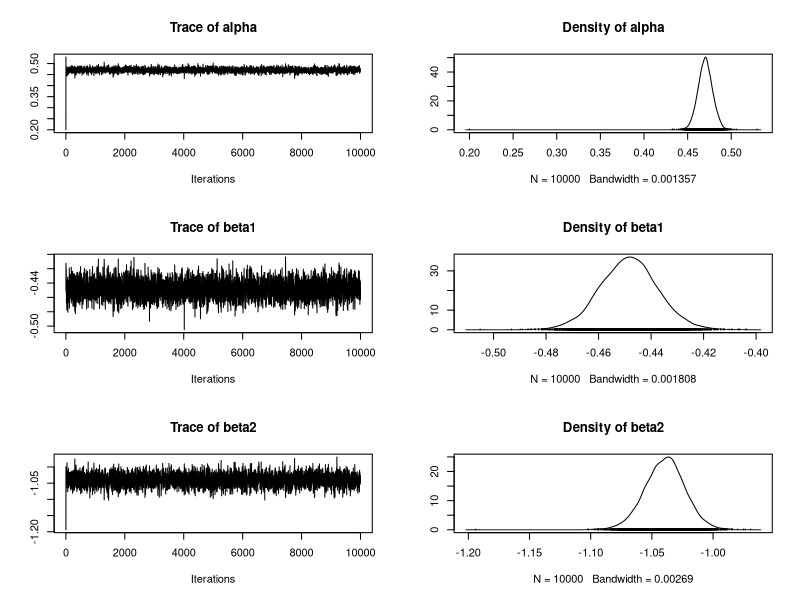
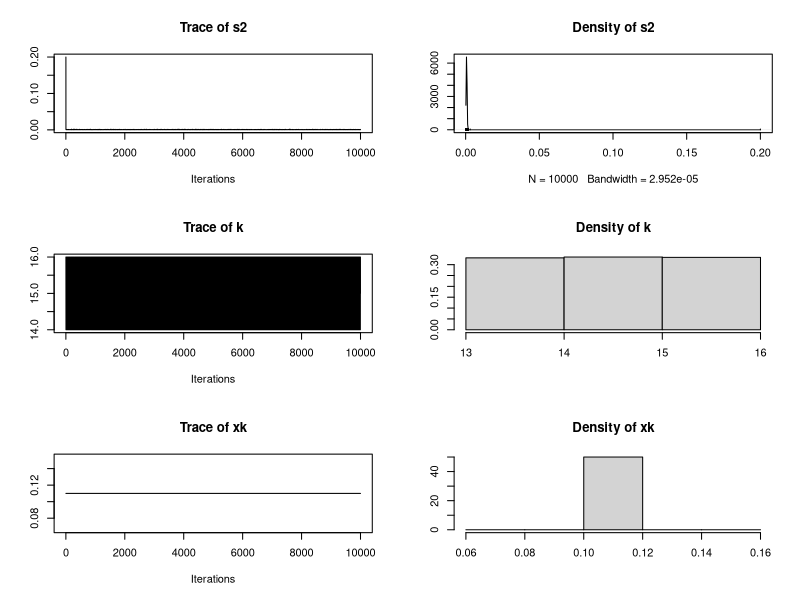
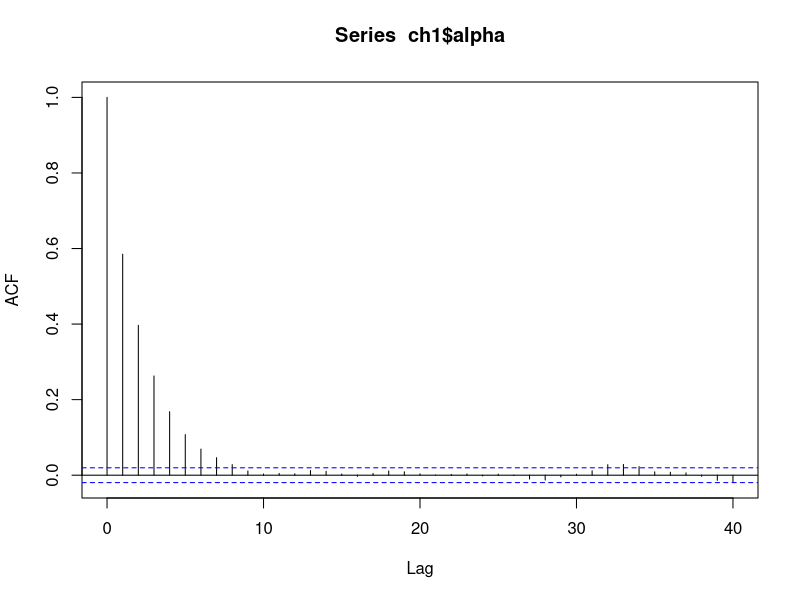
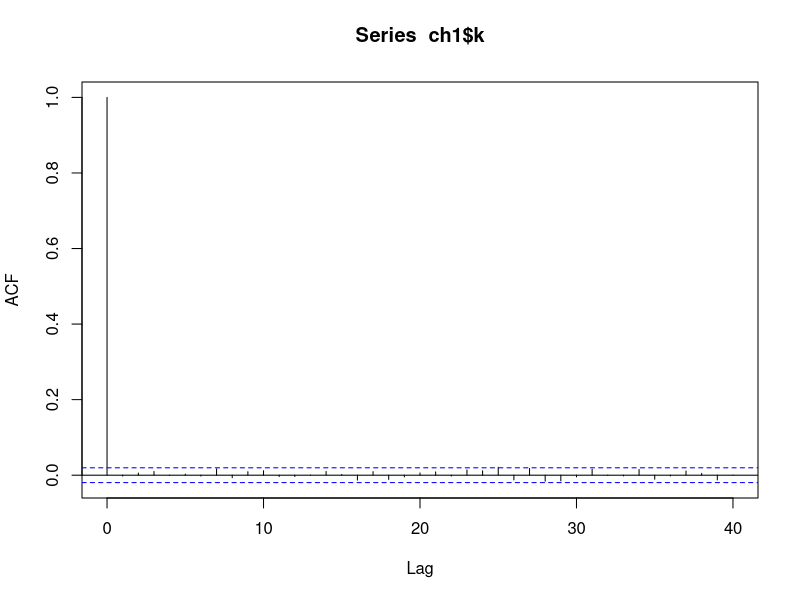
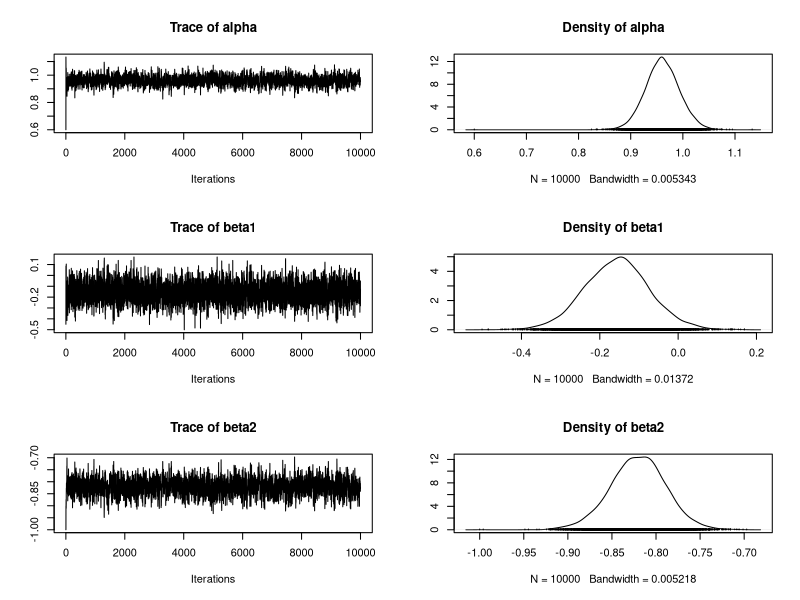
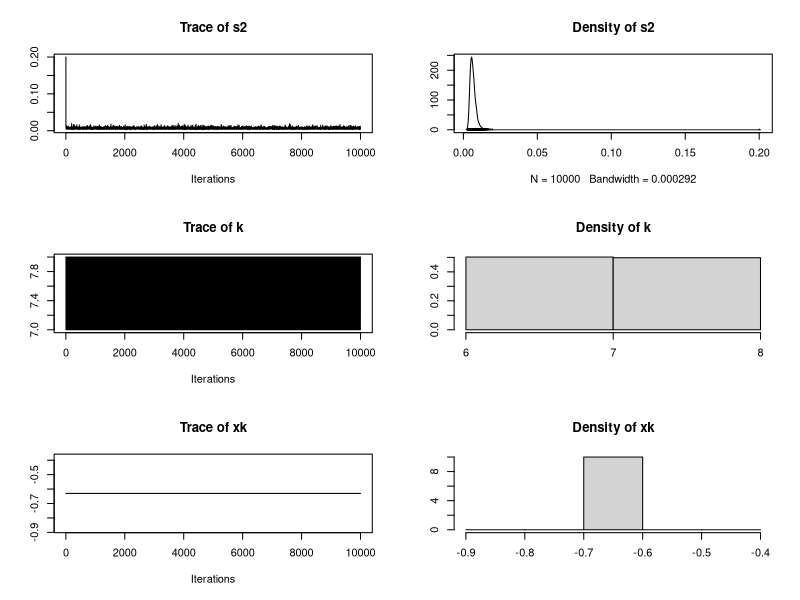
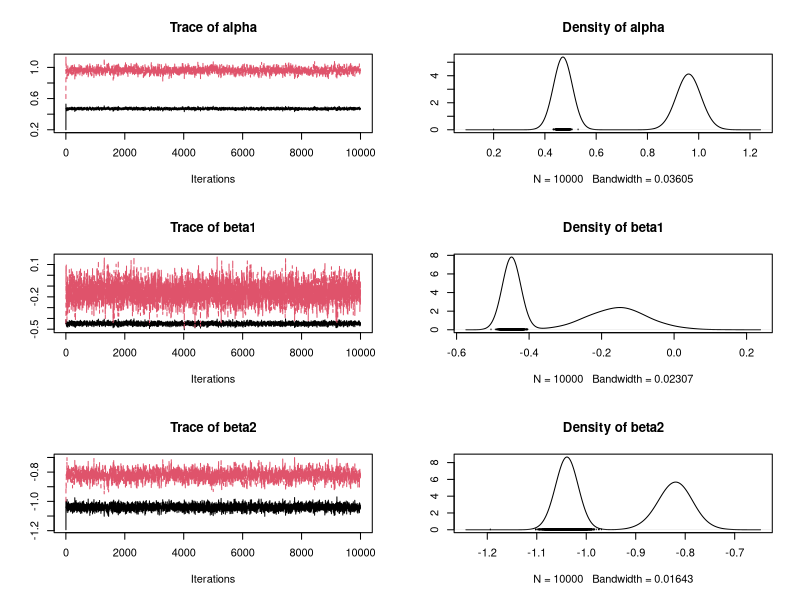
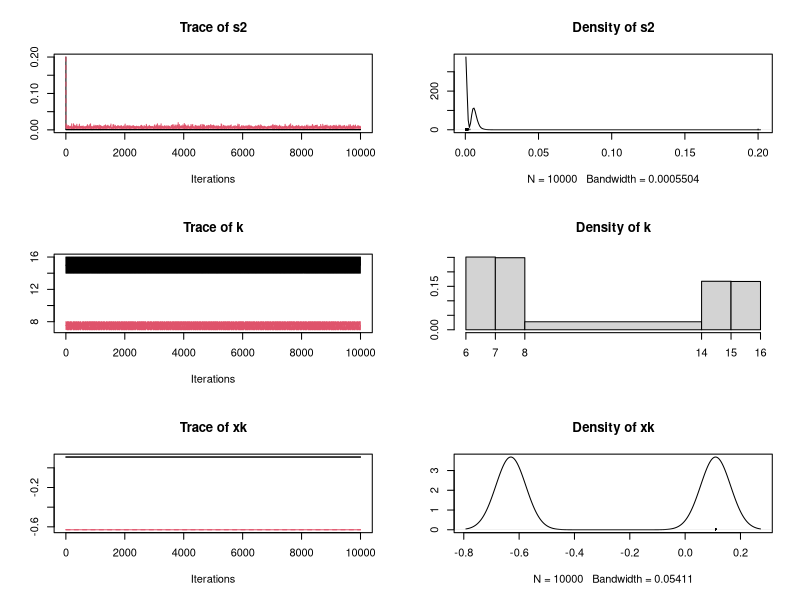

Write the R code that produced these figures, in order. (Note: a time limit stopped this script after it produced the figures.)
## Bayesian Course Project: Bayesian modeling for a changepoint problem
## Yaohui Zeng <yaohui-zeng@uiowa.edu>, May 13, 2015

## Taken from the OpenBUGS example:
##      Stagnant: a changepoint problem and an illustration of how NOT
##      to do MCMC!

## Model 1: discrete prior for the index of the changepoint, k.

## function: compute the data log likelihood given k and other parameters
log.like <- function(k, alpha, beta1, beta2, s2) {
  log.like1 <- 0
  log.like2 <- 0
  for(i in 1:k) {
    log.like1 <- log.like1 + dnorm(Y[i], 
                                   mean = alpha + beta1 * (x[i] - x[k]),
                                   sd = s2, log = TRUE)
  }
  if (k < N) {
    for(i in (k+1):N) {
      log.like2 <- log.like2 + dnorm(Y[i], 
                                     mean = alpha + beta2 * (x[i] - x[k]),
                                     sd = s2, log = TRUE)
    }
  }
  log.like1 + log.like2
}

## function: normalize probabilities
normalize.prob <- function(loglike, epsilon = 1e-16) {
  prob <- rep(0, length(loglike))
  
  if (isTRUE(all.equal(exp(loglike), rep(0, length(loglike))))) {
    ## the log likelihood values are tooooo small, rescale them!!
    max.loglike <- max(loglike)
    loglike.norm <- loglike - max.loglike
    prec <- log(epsilon) - log(length(loglike))
    idx <- which(loglike.norm >= prec)
    
    like <- exp(loglike.norm[idx])
    prob[idx] <- like / sum(like)
  } else {
    like <- exp(loglike)
    prob <- like / sum(like)
  }  
  prob
}

## function: Gibbs sampling
gibbs.sampling <- function(para.init, seed, L = 1000) {
  set.seed(seed)
  
  ## Hyperparameters
  mu.alpha <- 0; s2.alpha <- 1e6
  mu.beta <- 0; s2.beta <- 1e6
  a <- 0.001; b <- 0.001
  
  ## Model Parameters and Initial Values
  alpha <- para.init$alpha
  beta1 <- para.init$beta1
  beta2 <- para.init$beta2
  s2    <- para.init$s2
  k     <- para.init$k
  
  ## save sampled values
  parms <- matrix(NA, ncol = 6, nrow = L)
  parms[1, ] <- c(alpha, beta1, beta2, s2, k, x[k])
  
  for (i in 2:L) {
    # alpha
    b.a <- 1 / (N / s2 + 1 / s2.alpha)
    if (k < N) {
      delta <- sum(Y) - beta1 * sum(x[1:k] - x[k]) - 
        beta2 * sum(x[(k+1):N] - x[k])
    } else {
      delta <- sum(Y) - beta1 * sum(x[1:k] - x[k])
    }
    a.a <- b.a * (delta / s2 + mu.alpha / s2.alpha)
    alpha <- rnorm(1, mean = a.a, sd = b.a ^ 0.5)
    
    # beta1
    b.b1 <- 1 / (sum((x[1:k] - x[k]) ^ 2) / s2 + 1 / s2.beta)
    a.b1 <- b.b1 * (sum((Y[1:k] - alpha) * (x[1:k] - x[k])) / s2 + 
                      mu.beta / s2.beta)
    beta1 <- rnorm(1, mean = a.b1, sd = b.b1 ^ 0.5)
    
    # beta2
    if (k < N) {
      b.b2 <- 1 / (sum((x[(k+1):N] - x[k]) ^ 2) / s2 + 1 / s2.beta)
      a.b2 <- b.b2 * (sum((Y[(k+1):N] - alpha) * (x[(k+1):N] - x[k])) / s2 
                      + mu.beta / s2.beta)
    } else {
      b.b2 <- 1 / (1 / s2.beta) # = s2.beta
      a.b2 <- b.b2 * (mu.beta / s2.beta) # = mu.beta
    }
    beta2 <- rnorm(1, mean = a.b2, sd = b.b2 ^ 0.5)
    
    # s2
    a.3 <- a + N / 2
    if (k < N) {
      b.3 <- sum((Y[1:k] - alpha - beta1 * (x[1:k] - x[k])) ^ 2) / 2 + 
        sum((Y[(k+1):N] - alpha - beta2 * (x[(k+1):N] - x[k])) ^ 2) / 2 + b
    } else {
      b.3 <- sum((Y[1:k] - alpha - beta1 * (x[1:k] - x[k])) ^ 2) / 2 + b
    }
    s2 <- 1 / rgamma(1, a.3, b.3)
    
    # k
    like <- unlist(lapply(1:N, FUN = log.like, alpha, beta1, beta2, s2))
    prob <- normalize.prob(like)
    k <- sample(1:N, 1, replace = TRUE, prob = prob)
    #         if (k == N) k = N - 1
    ## store sampled values
    parms[i, ] <- c(alpha, beta1, beta2, s2, k, x[k])
    
  }
  
  parms <- data.frame(parms)
  names(parms) <- c("alpha", "beta1", "beta2", "s2", "k", "xk")
  parms
}


library(coda)
library(xtable)
data <- list(Y = c(1.12, 1.12, 0.99, 1.03, 0.92, 0.90, 0.81, 0.83, 0.65, 0.67, 
                   0.60, 0.59, 0.51, 0.44, 0.43, 0.43, 0.33, 0.30, 0.25, 0.24, 
                   0.13, -0.01, -0.13, -0.14, -0.30, -0.33, -0.46, -0.43, -0.65),
             x = c(-1.39, -1.39, -1.08, -1.08, -0.94, -0.80, -0.63, -0.63, -0.25, 
                   -0.25, -0.12, -0.12, 0.01, 0.11, 0.11, 0.11, 0.25, 0.25, 0.34, 
                   0.34, 0.44, 0.59, 0.70, 0.70, 0.85, 0.85, 0.99, 0.99, 1.19),
             N = 29)
## Data
Y <<- data$Y
x <<- data$x
N <<- data$N

# plot(data$x, data$Y, xlab = 'x', ylab = 'y', main = 'Stagnant band height data')
para.ch1 <- list(
  alpha = 0.2,
  beta1 = -0.45,
  beta2 = -1.0,
  s2    = 1 / 5,
  k     = 16
)

para.ch2 <- list(
  alpha = 0.6,
  beta1 = -0.45,
  beta2 = -1.0,
  s2    = 1 / 5,
  k     = 8
)

## initial comparison
ch1 <- gibbs.sampling(para.init = para.ch1, seed = 123456, L = 10000)
ch1.mcmc <- as.mcmc(ch1)
plot(ch1.mcmc)
summary(ch1.mcmc)

acf(ch1$alpha)
acf(ch1$k)
cor(ch1[-6])

ch2 <- gibbs.sampling(para.init = para.ch2, seed = 123456, L = 10000)
ch2.mcmc <- as.mcmc(ch2)
plot(ch2.mcmc)
summary(ch2.mcmc)
cor(ch2[-6])

stagnant.mcmc <- mcmc.list(ch1.mcmc, ch2.mcmc)
plot(stagnant.mcmc, ask=TRUE)
summary(stagnant.mcmc)


# compare to OpenBUGS
png('compare2BUGS_alpha_123456.png', width = 800, height = 300)
plot(1:10000, ch1$alpha, type = 'l', col = 'red', 
     xlab = 'iteration', ylab = 'alpha',
     ylim = c(0.4, 1.4),
     main = 'Comparison of alpha')
lines(1:10000, ch2$alpha, col = 'blue')
legend('topleft', legend = c('Chain 1', 'Chain 2'), lty = c(1, 1),
       col = c('red', 'blue'))
dev.off()

png('compare2BUGS_k_123456.png', width = 800, height = 300)
plot(1:10000, ch1$k, type = 'l', col = 'red', 
     xlab = 'iteration', ylab = 'k',
     ylim = c(5, 25),
     main = 'Comparison of k')
lines(1:10000, ch2$k, col = 'blue')
legend('topleft', legend = c('Chain 1', 'Chain 2'), lty = c(1, 1),
       col = c('red', 'blue'))
dev.off()

## two more chains
para.ch3 <- list(
  alpha = 0.1,
  beta1 = -0.45,
  beta2 = -1.0,
  s2    = 1 / 5,
  k     = 20
)

para.ch4 <- list(
  alpha = 0.8,
  beta1 = -0.45,
  beta2 = -1.0,
  s2    = 1 / 5,
  k     = 4
)

ch3 <- gibbs.sampling(para.init = para.ch3, seed = 12345, L = 10000)
ch3.mcmc <- as.mcmc(ch3)
plot(ch3.mcmc)
summary(ch3.mcmc)

ch4 <- gibbs.sampling(para.init = para.ch4, seed = 12345, L = 10000)
ch4.mcmc <- as.mcmc(ch4)
plot(ch4.mcmc)
summary(ch4.mcmc)

# compare to OpenBUGS
png('compare2BUGS_alpha_2_more.png', width = 800, height = 300)
plot(1:10000, ch1$alpha, type = 'l', col = 'red', 
     xlab = 'iteration', ylab = 'alpha',
     ylim = c(0.4, 1.4),
     main = 'Comparison of alpha')
lines(1:10000, ch2$alpha, col = 'blue')
legend('topleft', legend = c('Chain 1', 'Chain 2'), lty = c(1, 1),
       col = c('red', 'blue'))
dev.off()

png('compare2BUGS_k_2_more.png', width = 800, height = 300)
plot(1:10000, ch1$k, type = 'l', col = 'red', 
     xlab = 'iteration', ylab = 'k',
     ylim = c(5, 25),
     main = 'Comparison of k')
lines(1:10000, ch2$k, col = 'blue')
legend('topleft', legend = c('Chain 1', 'Chain 2'), lty = c(1, 1),
       col = c('red', 'blue'))
dev.off()
